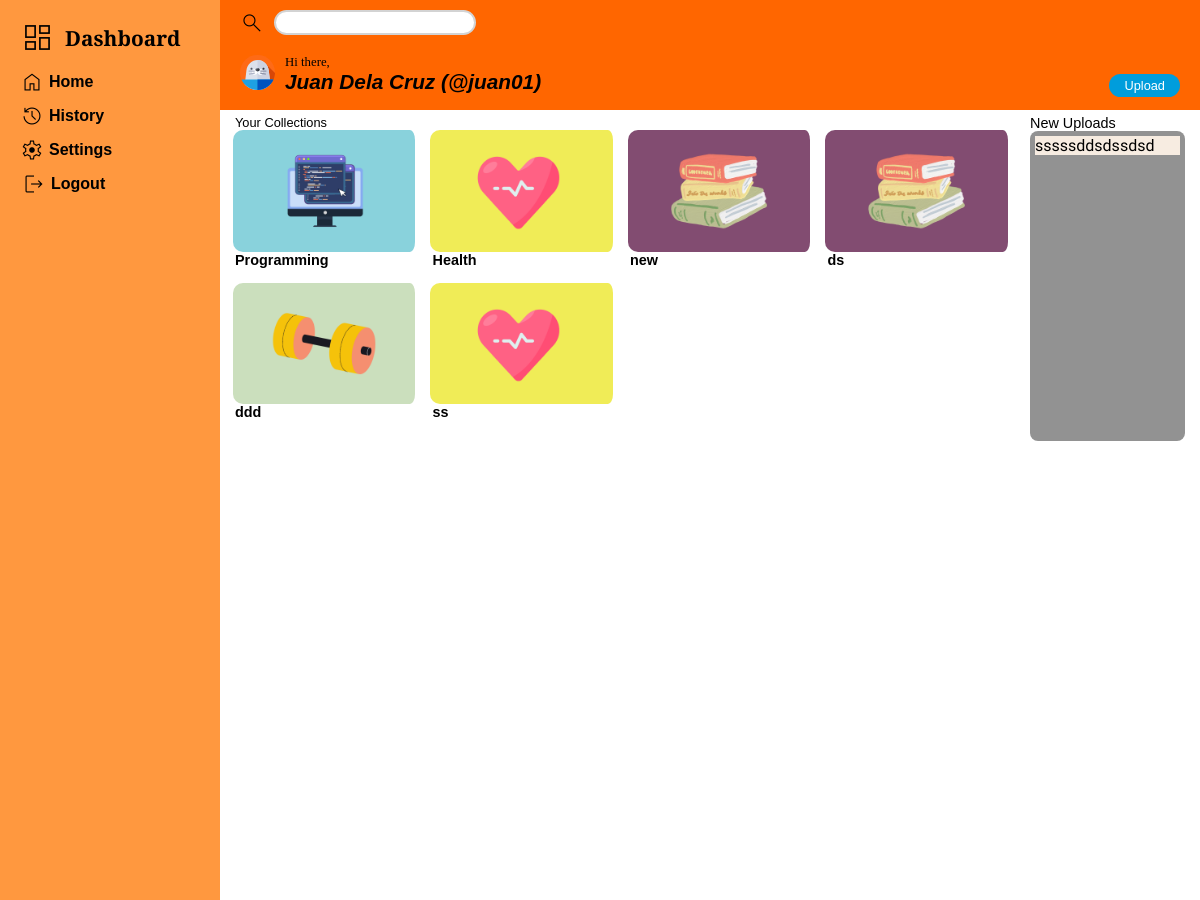
Screenshot of /home (signed in) with the database file from the repository.
### tables this page shows
CREATE TABLE "src_avatar" (
	"avatarID"	INTEGER NOT NULL,
	"avatarPath"	TEXT NOT NULL,
	PRIMARY KEY("avatarID" AUTOINCREMENT)
);

CREATE TABLE "users" (
	"user_id"	INTEGER,
	"first_name"	TEXT NOT NULL,
	"last_name"	TEXT NOT NULL,
	"username"	NUMERIC NOT NULL UNIQUE,
	"password"	TEXT NOT NULL,
	"date_created"	TEXT NOT NULL,
	"time_created"	TEXT NOT NULL,
	"avatarID"	INTEGER DEFAULT 1,
	PRIMARY KEY("user_id" AUTOINCREMENT)
);

CREATE TABLE folders (
    folder_id INTEGER PRIMARY KEY,
    folder_category_id,
    folder_name TEXT NOT NULL,
    user_id INT NOT NULL,
    FOREIGN KEY (user_id) REFERENCES users(user_id),
    FOREIGN KEY (folder_category_id) REFERENCES src_img(src_id)
);

CREATE TABLE src_img(
	src_id INTEGER PRIMARY KEY,
	src_path TEXT
);

CREATE TABLE "links" (
	"link_id"	INTEGER,
	"title_name"	TEXT NOT NULL,
	"folder_category"	TEXT NOT NULL,
	"link_url"	TEXT NOT NULL,
	"description"	TEXT NOT NULL,
	"folder_id"	INTEGER NOT NULL,
	"date"	TEXT NOT NULL,
	PRIMARY KEY("link_id"),
	FOREIGN KEY("folder_id") REFERENCES "folders"("folder_id")
);

### app.py (the view)
@app.route("/home")
@login_required
def home():
    username = session["user_id"]
    user_id = db.execute("SELECT user_id FROM users WHERE username = ?", username)[0]["user_id"]
    folder_list = db.execute("SELECT f.folder_name, si.src_path FROM folders AS f JOIN src_img AS si ON f.folder_category_id = si.src_id WHERE f.user_id = ?",  user_id)
    query = """
    SELECT links.title_name, folders.folder_name, REPLACE(links.title_name, ' ', '-') AS title_path
    FROM links
    JOIN folders ON links.folder_id = folders.folder_id
    JOIN users ON folders.user_id = users.user_id
    WHERE users.user_id = ?
    """
    new_post_list = db.execute(query, (user_id))
    full_name = db.execute("SELECT first_name || ' ' || last_name AS full_name FROM users WHERE user_id = ?", user_id)
    current_avatar_path = db.execute("SELECT src_avatar.avatarPath FROM src_avatar JOIN  users ON users.avatarID = src_avatar.avatarID WHERE users.user_id = ?", user_id)[0]['avatarPath']
    all_avatar_path = all_avatar_path = db.execute("SELECT avatarPath FROM src_avatar")
    current_avatar = db.execute("SELECT avatar.avatarPath FROM src_avatar AS avatar JOIN users ON users.avatarID = avatar.avatarID WHERE users.user_id = ?", user_id)[0]['avatarPath']
    current_avatar_path = db.execute("SELECT src_avatar.avatarPath FROM src_avatar JOIN  users ON users.avatarID = src_avatar.avatarID WHERE users.user_id = ?", user_id)[0]['avatarPath']
    return render_template("home.html", username = username, folder_list = folder_list, new_post_list = new_post_list, full_name = full_name[0], current_avatar_path = current_avatar_path,  all_avatar_path = all_avatar_path, current_avatar = current_avatar)

### helper.py (called while the page is built)
def login_required(f):
    @wraps(f)
    def decorated_function(*args, **kwargs):
        if 'user_id' not in session:
            return redirect(url_for('loginUI'))
        return f(*args, **kwargs)
    return decorated_function

### templates/home.html (shortened to what this page needs)
<!DOCTYPE html>
<html lang="en">
  <head>
    <link rel="stylesheet" href="../static/style.css" />
    <link
    rel="stylesheet"
    href="{{ url_for('static', filename='profile-box.css') }}"
  />
  </head>
  <body>
    <div class="body-container">
      <header class="header">
        <form class="header-top" action="/search" method="GET">
          <label for="search" class="material-symbols-outlined"> search </label>
          <input type="text" class="search" name="q" id="search" autocomplete="off" />
        </form>
        <div class="header-down">
          <div class="header-down-left">
            <div class="home-avatar">
              <img  src="{{ url_for('static', filename='avatars/' ~ current_avatar_path) }}" alt="icon" />
            </div>
            <div>
              <div id="hi-there">Hi there,</div>
              <div id="user-name">{{full_name['full_name']}} (@{{username}})</div>
            </div>
          </div>
          <div class="header-down-right">
            <div><a href="/home/upload" id="upload">Upload</a></div>
          </div>
        </div>
      </header>
      <aside class="sidebar">
        <button class="dashboard-box">
          <div class="icon-dashboard">
            <i class="material-symbols-outlined dashboard-icon">dashboard</i>
          </div>
          <div id="dashboard-text">Dashboard</div>
        </button>
        <ul >
          <a href="/home">
            <li class="icon-dash">
              <i class="material-symbols-outlined">Home</i>
              <div class="dash-text">Home</div>
            </li>
          </a>
          <a href="/history/post">
            <li class="icon-dash">
              <i class="material-symbols-outlined">history</i>
              <div class="dash-text">History</div>
            </li>
          </a>
          <a href="/unavailable/Settings%20Not%20Available" target="_blank">
            <li class="icon-dash">
              <i class="material-symbols-outlined">settings</i>
              <div class="dash-text">Settings</div>
            </li>
          </a>
          <a href="/logout">
            <li class="icon-dash logout-icon">
              <i class="material-symbols-outlined">logout</i>
              <div class="dash-text">Logout</div>
            </li>
          </a>
        </ul>
      </aside>
      <article class="article">
        {% if folder_list|length != 0 %}
        <div class="left-thumbnail" >
          <div>Your Collections</div>
            <div class="thumbnail-article">
              {% for folder in folder_list %}
              <a class="thumbnail-box" href="/home/folder/{{folder['folder_name']}}">
                <img src="../static/folderimg/{{ folder['src_path'] }}" alt="">
                <div class="categories_name">{{ folder['folder_name'] }}</div>
              </a>
            {% endfor %}
            </div>
          </div>
          {% else %}
          <div>Empty Folders</div>
          {% endif %}
            <div class="side-content-article">
              <div class="new-upload-box">
                <div class="new-upload-box-text">New Uploads</div>
                <div class="new-upload-post">
                  {% for new_post in new_post_list %}
                    <div class="new-upload-post-box">
                      <a href="/home/folder/{{new_post['folder_name']}}/post/{{new_post['title_path']}}" target="_blank">{{new_post['title_name']}}</a>
                    </div>
                  {% endfor %}
                </div>
              </div>
            </div>
      </article>
    </div>
  </body>
</html>

### static/style.css (style rules this page uses)
* { margin: 0; padding: 0; }
body { position: relative; height: 100vh; background-color: #000; }
:root { --sidebarwidth: 150px; --normalsidebar:60px; }
a { text-decoration: none; color: #000; }
.body-container, .body-container-allpost { height: 100vh; }
.header { background-color: #FF6600; padding: 10px 20px; box-sizing: border-box; position: fixed; top: 0; left: 220px; z-index: 1; height: 110px; width: calc(100% - 220px); }
.article, .article-upload { margin-top: 100px; background-color: #fff; font-family: 'Teko', sans-serif; padding: 15px; margin-left: 220px; box-sizing: border-box; min-height: 100vh; overflow-y: auto; }
.article { display: grid; grid-template-columns: 15fr 3fr; gap: 20px; }
.thumbnail-box { display: flex; flex-direction: column; align-items: center; box-sizing: border-box; }
.thumbnail-box div { text-overflow: ellipsis; align-self: start; white-space: nowrap; overflow: hidden; width: 95%; }
.thumbnail-article { display: grid; grid-template-columns: repeat(auto-fill, minmax(150px, 1fr)); gap: 15px; }
.thumbnail-box img { width: 100%; border-radius: 10px; border-right: 5px solid #fff; }
.side-content-article { display: grid; grid-template-rows: 1fr 1fr; }
.new-upload-box-text { font-family: sans-serif; font-size: .9rem; }
.new-upload-post { background-color:#929292; height: 300px; padding: 5px; border-radius: 8px; }
.left-thumbnail div:first-child { font-family: sans-serif; font-size: .8rem; }
.categories_name { font-family: sans-serif; font-weight: 700; font-size: .9rem; }
.new-upload-post-box { background-color: #F7ECE1; margin-bottom: 5px; width: 100%; white-space: nowrap; overflow: hidden; box-sizing: border-box; text-overflow: ellipsis; }
.sidebar { background-color: #ff983f; padding: 20px 20px 20px 20px; position: fixed; width: 220px; box-sizing: border-box; top: 0; bottom: 0; }
.header-top { display: flex; align-items: center; gap: 10px; margin-bottom: 20px; }
.header-down { display: flex; justify-content: space-between; align-items: center; }
.header-down-left { display: flex; align-items: center; gap: 10px; }
.header-down-right { align-self: self-end; }
#hi-there { font-size: .8rem; font-weight: 500; }
#user-name { font-size: 1.3rem; font-weight: 600; font-family: sans-serif; font-style: italic; }
.search { border-radius: 15px; border: 2px solid lightgray;; background-color: #fff; padding: 3px 5px; width: 20%; }
#upload { background-color: #009DDC; padding: 4px 15px; border-radius: 15px; border: hidden; color: #fff; font-family: 'Noto Sans JP', sans-serif; font-size: .8rem; }
.dashboard-box, .dashboard { display: flex; justify-content: flex-start; align-items: center; gap: 10px; }
.dashboard-box { margin-bottom: 15px; background-color: #ff983f; border: none; }
.icon-dash { display: flex; align-items: center; gap: 5px; margin-bottom: 10px; box-sizing: border-box; }
.icon-dashboard { display: flex; align-items: center; gap: 5px; box-sizing: border-box; }
#dashboard-text { font-weight: 700; font-size: 1.3rem; font-family: 'PT Serif', serif; }
.dashboard-icon { font-size: 35px; }
.dash-text { font-family: 'Noto Sans JP', sans-serif; font-weight: 700; display: flex; align-items: flex-start; }
.home-avatar img { width: 35px; }
.material-symbols-outlined { font-variation-settings: 'FILL' 0, 'wght' 300, 'GRAD' 1, 'opsz' 50 }
.icon-dashboard { animation: rotate_invert 0.5s ease-in both; }
.logout-icon { padding-left: 2px; }

### static/profile-box.css (style rules this page uses)
body { position: relative; }

### rows the page displays
src_avatar: avatarPath (picture)
users: username "juan01"
folders: src_path (picture), folder_name "Programming"
folders: src_path (picture), folder_name "Health"
folders: src_path (picture), folder_name "new"
folders: src_path (picture), folder_name "ds"
folders: src_path (picture), folder_name "ddd"
folders: src_path (picture), folder_name "ss"
links: title_name "sssssddsdssdsd"

### other values shown
{{ full_name['full_name'] }} "Juan Dela Cruz"
